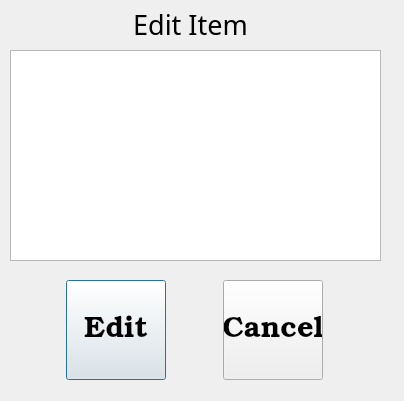
<?xml version="1.0" encoding="UTF-8"?>
<ui version="4.0">
 <class>edit_item_dialog</class>
 <widget class="QDialog" name="edit_item_dialog">
  <property name="geometry">
   <rect>
    <x>0</x>
    <y>0</y>
    <width>404</width>
    <height>401</height>
   </rect>
  </property>
  <property name="font">
   <font>
    <family>Book Antiqua</family>
    <pointsize>20</pointsize>
   </font>
  </property>
  <property name="windowTitle">
   <string>Edit Item</string>
  </property>
  <widget class="QLabel" name="label">
   <property name="geometry">
    <rect>
     <x>115</x>
     <y>9</y>
     <width>151</width>
     <height>31</height>
    </rect>
   </property>
   <property name="text">
    <string>Edit Item</string>
   </property>
   <property name="alignment">
    <set>Qt::AlignCenter</set>
   </property>
  </widget>
  <widget class="QWidget" name="horizontalLayoutWidget">
   <property name="geometry">
    <rect>
     <x>15</x>
     <y>279</y>
     <width>361</width>
     <height>102</height>
    </rect>
   </property>
   <layout class="QHBoxLayout" name="horizontalLayout">
    <item>
     <widget class="QPushButton" name="btn_edit">
      <property name="sizePolicy">
       <sizepolicy hsizetype="Preferred" vsizetype="Preferred">
        <horstretch>0</horstretch>
        <verstretch>20</verstretch>
       </sizepolicy>
      </property>
      <property name="minimumSize">
       <size>
        <width>100</width>
        <height>100</height>
       </size>
      </property>
      <property name="maximumSize">
       <size>
        <width>100</width>
        <height>100</height>
       </size>
      </property>
      <property name="baseSize">
       <size>
        <width>12</width>
        <height>2</height>
       </size>
      </property>
      <property name="font">
       <font>
        <family>Bookman Old Style</family>
        <pointsize>22</pointsize>
        <stylestrategy>PreferAntialias</stylestrategy>
       </font>
      </property>
      <property name="text">
       <string>Edit</string>
      </property>
     </widget>
    </item>
    <item>
     <widget class="QPushButton" name="btn_cancel">
      <property name="sizePolicy">
       <sizepolicy hsizetype="Preferred" vsizetype="Preferred">
        <horstretch>0</horstretch>
        <verstretch>20</verstretch>
       </sizepolicy>
      </property>
      <property name="minimumSize">
       <size>
        <width>100</width>
        <height>100</height>
       </size>
      </property>
      <property name="maximumSize">
       <size>
        <width>100</width>
        <height>100</height>
       </size>
      </property>
      <property name="baseSize">
       <size>
        <width>12</width>
        <height>2</height>
       </size>
      </property>
      <property name="font">
       <font>
        <family>Bookman Old Style</family>
        <pointsize>22</pointsize>
        <stylestrategy>PreferAntialias</stylestrategy>
       </font>
      </property>
      <property name="text">
       <string>Cancel</string>
      </property>
     </widget>
    </item>
   </layout>
  </widget>
  <widget class="QTableView" name="tableView">
   <property name="geometry">
    <rect>
     <x>10</x>
     <y>50</y>
     <width>371</width>
     <height>211</height>
    </rect>
   </property>
  </widget>
 </widget>
 <resources/>
 <connections/>
</ui>
